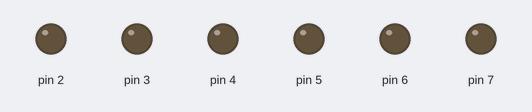
This sketch was run on a simulated Arduino Uno, built with avr-gcc and run on an emulated ATmega328P. Parts: output pins drawn as LEDs (lit = HIGH).

Above: at 3.0 s.
At 6.5 s:
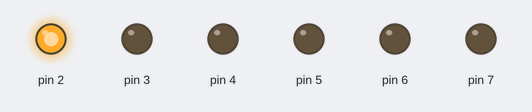
At 7.5 s:
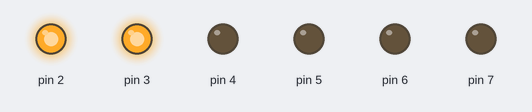
At 8.5 s:
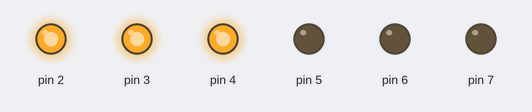
At 11.5 s:
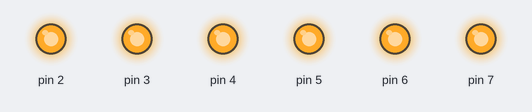
At 14.5 s:
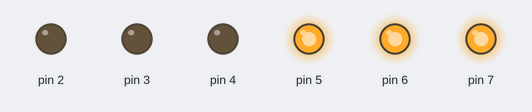
Timing chart, 0 to 15.6 s (numbered marks = the images above):
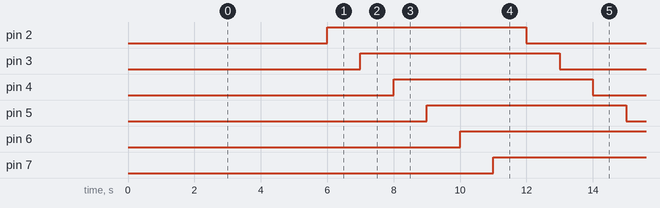

The sketch:

led-trail.ino
```cpp
int START_PORT = 2; //digital
int END_PORT = 7;  //digital

void setup() {
  Serial.begin(9600);

  for (int i = START_PORT; i <= END_PORT ; i ++){
    pinMode(i, OUTPUT); //set port ‘i’ as an output port
  }

}

void loop() {
  for (int i = START_PORT; i <= END_PORT ; i ++) {
    digitalWrite(i, LOW);
    delay(1000);
  }

  for (int i = START_PORT; i <=  END_PORT ; i ++) {
    digitalWrite(i, HIGH);
    delay(1000);
  }
}
```

Measured:
- by itself, pin 2–7: alternates HIGH for 6.0 s and LOW for 6.0 s
- by itself, everything shown: repeats every 12.0 s, in 12 steps
